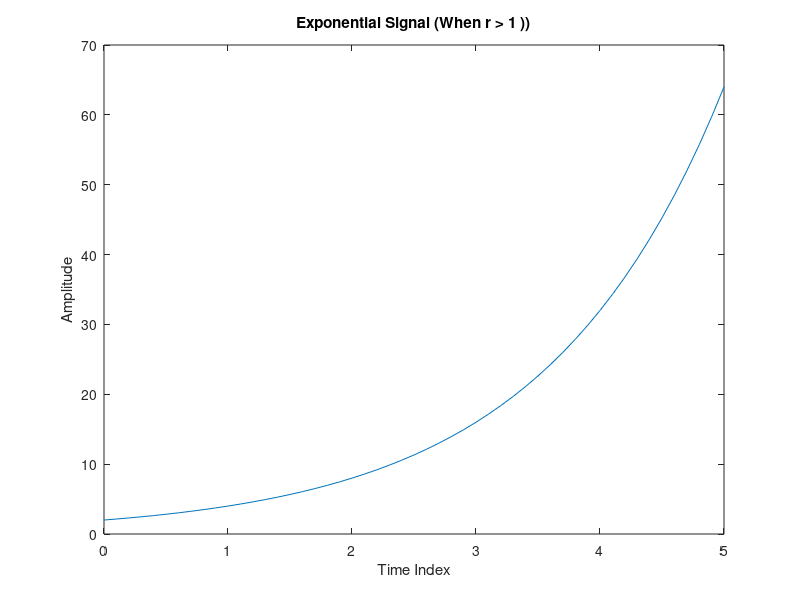

Write MATLAB code to recreate this figure.
n = 0 : 0.1 : 5;
a = 2;
r = 2;
x = a*(r.^n);
plot(n,x);
xlabel('Time Index');
ylabel('Amplitude');
title ('Exponential Signal (When r > 1 ))');